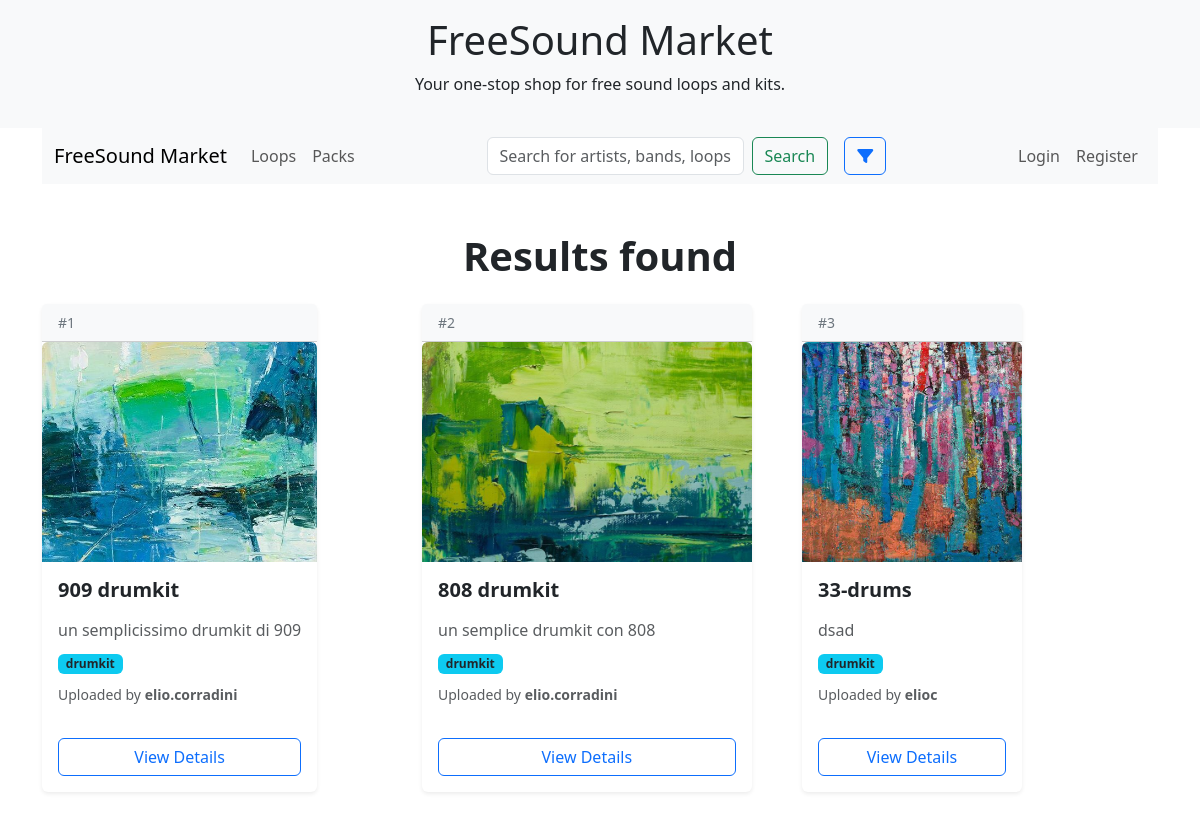
Page /?tags=16 on the earlier database version.
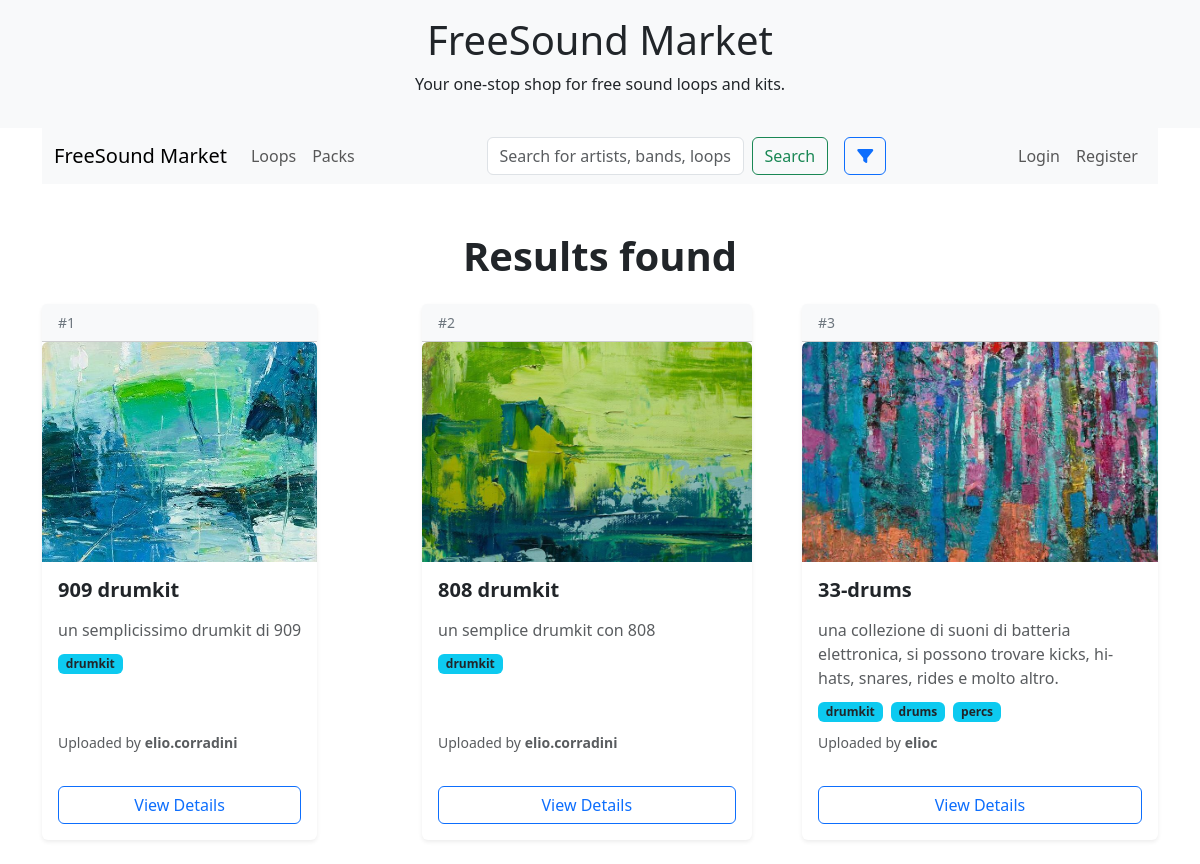
Same page on the later database version.
### app/models.py (models this page shows, shortened)
class UploadableItem(models.Model):
    user = models.ForeignKey(User, on_delete=models.CASCADE)
    title = models.CharField(max_length=255)
    description = models.TextField(blank=True, null=True)
    cover_image = models.ImageField(
        upload_to='temp/',  # Temporary upload path, will be overridden in child models
        validators=[validate_image_extension, validate_coverimage_size]
    )
    tags = models.ManyToManyField(Tag, related_name='items_%(class)s', blank=True)
    uploaded_at = models.DateTimeField(auto_now_add=True)
    likes = models.ManyToManyField(User, related_name='likes_%(class)s', blank=True)
    class Meta:
        abstract = True

class SamplePack(UploadableItem):
    zip_file = models.FileField(
        upload_to=samplepack_zip_upload_path,
        validators=[validate_zip_extension, validate_fileMB_size_20]
    )
    preview_audio = models.FileField(
        upload_to=samplepack_preview_upload_path,
        validators=[validate_audio_extension, validate_fileMB_size_10],
        blank=True, null=True
    )

class Tag(models.Model):
    name = models.CharField(max_length=50, unique=True)
    def __str__(self):
        return self.name

### app/views.py (the view, shortened to what this page needs)
# urls.py: 2. Add a URL to urlpatterns:  path('', views.home, name='home')
def home(request, *args, **kwargs):
    tmp_name = "home.html"
    uploads = get_ordered_loads()
    most_liked = get_most_liked_loads(3)
    cleaned_data = {
            'title': request.GET.get('title', ''),
            'tags': request.GET.getlist('tags'),
            'key': request.GET.get('key'),
            'bpm_min': request.GET.get('bpm_min'),
            'bpm_max': request.GET.get('bpm_max'),
            'genre': request.GET.get('genre'),
            'upload_type': request.GET.get('upload_type', ''),
            'uploaded_by': request.GET.get('uploaded_by', '')
    }
    title = cleaned_data.get('title')
    if title:
        title_decoded = unquote_plus(title)
        uploads = [upload for upload in uploads if title_decoded.lower() in str(upload['obj'].title).lower()]
    selected_tags = cleaned_data.get('tags')
    if selected_tags:
        selected_tags = [str(tag) for tag in selected_tags]
        uploads = [
            upload for upload in uploads
            if any(str(tag.id) in selected_tags for tag in upload['obj'].tags.all())
        ]
    key = cleaned_data.get('key')
    bpm_min = cleaned_data.get('bpm_min')
    bpm_max = cleaned_data.get('bpm_max')
    try:
        if bpm_min is not None and bpm_min != '':
            bpm_min = int(bpm_min)
            uploads = [upload for upload in uploads if int(getattr(upload['obj'], 'bpm', 0)) >= bpm_min]
        if bpm_max is not None and bpm_max != '':
            bpm_max = int(bpm_max)
            uploads = [upload for upload in uploads if int(getattr(upload['obj'], 'bpm', 0)) <= bpm_max]
    except ValueError:
        pass
    genre = cleaned_data.get('genre')
    if genre and genre != '':
        uploads = [upload for upload in uploads if str(getattr(upload['obj'], 'genre', '')) == str(genre)]
    upload_type = cleaned_data.get('upload_type')
    if upload_type and upload_type != '':
        uploads = [upload for upload in uploads if upload['modeltype'].lower() == upload_type.lower()]
    uploaded_by = cleaned_data.get('uploaded_by')
    if uploaded_by and uploaded_by != '':
        uploads = [upload for upload in uploads if str(upload['obj'].user.id) == str(uploaded_by)]
    context = {
        'uploads': uploads,
        'is_filtered': any(param in request.GET for param in cleaned_data.keys()),
        'most_liked': most_liked
    }
    return render(request, tmp_name, context)

### app/forms.py
class SearchForm(forms.Form):
    title = forms.CharField(
        required=False,
        max_length=100,
        widget=forms.TextInput(attrs={'class': 'form-control', 'placeholder': 'Search for artists, bands, loops and samplepacks'}),
    )

### app/context_processors.py (called while the page is built)
def global_forms(request):
    return {
        "searchForm": SearchForm(request.GET or None),
        "filterForm": FilterForm(request.GET or None)
    }

### app/models.py (called while the page is built)
    def __str__(self):
        return self.name

### app/utils.py (called while the page is built)
def get_ordered_loads(u=None):
    from .models import Loop, SamplePack  # Import locale per evitare circular imports
    lista_modello1 = Loop.objects.all()
    lista_modello2 = SamplePack.objects.all()
    if u:
        lista_modello1 = lista_modello1.filter(user=u)
        lista_modello2 = lista_modello2.filter(user=u)
    caricamenti = []
    for obj in chain(lista_modello1, lista_modello2):
        caricamenti.append({
            'obj': obj,
            'modeltype': obj.__class__.__name__,
        })
    caricamenti_ordinati = sorted(caricamenti, key=lambda x: x['obj'].uploaded_at, reverse=True)
    return caricamenti_ordinati

### templates/home.html (shortened to what this page needs)
{% extends "base.html" %}
{% block content %}
    <div class="container">
        {% if is_filtered %}
            <h1 class="text-center mt-5 mb-4 fw-bold">Results found</h1>
        {% else %}
            <h1 class="text-center mt-5 mb-4 fw-bold">Welcome back {{ user.username }}</h1>
            <hr class="mb-5">
            <h2 class="mb-4">Last updated</h2>
        {% endif %}
        <div class="row">
            {% for item in uploads %}
                <div class="col-md-6 col-lg-4 mb-4 d-flex align-items-stretch">
                    <div class="card shadow-sm h-100 border-0">
                        <div class="card-header bg-light text-secondary small">
                            <span>#{{ forloop.counter }}</span>
                        </div>
                        <img src="{{ item.obj.cover_image.url }}" class="card-img-top img-fluid rounded-top" style="object-fit: cover; height: 220px;" alt="{{ item.obj.title }}">
                        <div class="card-body d-flex flex-column">
                            <div class="d-flex justify-content-between align-items-center mb-2">
                                <h5 class="card-title fw-semibold text-dark mb-0">{{ item.obj.title }}</h5>
                            </div>
                            <p class="card-text text-muted mb-2">{{ item.obj.description|truncatewords:20 }}</p>
                            <div class="mb-2">
                                {% if item.obj.tags.all %}
                                    <div>
                                        {% for tag in item.obj.tags.all %}
                                            <span class="badge bg-info text-dark me-1">{{ tag.name }}</span>
                                        {% endfor %}
                                    </div>
                                {% endif %}
                            </div>
                            <p class="card-text mt-auto"><small class="text-muted">Uploaded by <span class="fw-bold">{{ item.obj.user.username }}</span></small></p>
                            <a href="{% url 'uploadable_detail' modeltype=item.modeltype pk=item.obj.id %}" class="btn btn-outline-primary mt-3">View Details</a>
                        </div>
                    </div>
                </div>
            {% empty %}
                <div class="col-12">
                    <div class="alert alert-info text-center">No uploads found.</div>
                </div>
            {% endfor %}
        </div>
    </div>
{% endblock %}

Differences in the rows shown:
changed SamplePack "33-drums": gains Tag (name "drums"); obj.description "dsad" → "una collezione di suoni di batteria elettronica, si possono trovare kicks, hi-hats, snares, rides e molto altro."
added Tag: name "percs", shown under SamplePack "33-drums"
